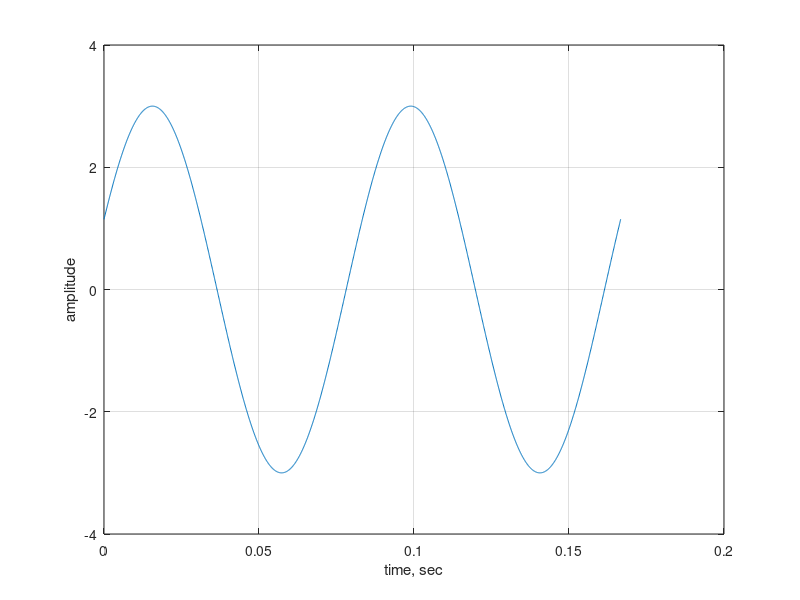
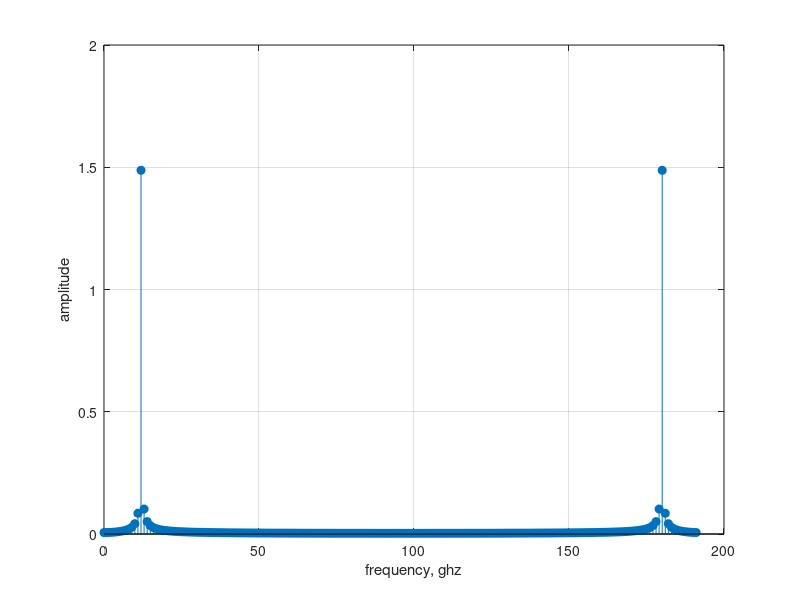
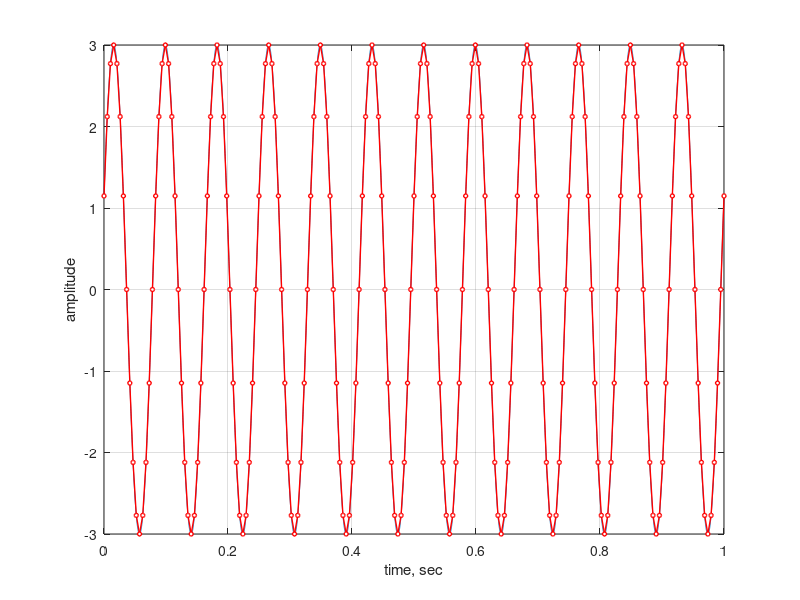

Source code (MATLAB) for these figures, in order: (Note: this script raises an error after producing the figures.)
A = 3; % амплитуда
f = 12; % частота (2п. МАКСИМАЛЬНАЯ ЧАСТОТА - 12)
phi = pi/8; % начальная фаза
T = 1/f; % период сигнала
t = 0 : T/1000 : 2*T; % шаг дискретизации
y = A * sin(2 * pi * f * t + phi); % сигнал

figure;
plot(t, y);
grid on;
xlabel('time, sec');
ylabel('amplitude');
ylim([-4, 4]);

% по теореме котельникова
% частота дискритизации в 2 раза больше частоты сигнала
% 12 * 2 = 24

Fd = f * 4 * 4;
%4
time = 1;
sd = 1/Fd; % шаг дискретизации (шаг дискретизации)
vt = 0 : sd : time; % (вектор времени для отсчетов)
n = length(vt); % кол-во отсчетов

ydis = A * sin(2 * pi * f * vt + phi);
fprintf('4)' , n);

%5
fur = fft(ydis);
df  = Fd / n;
memoryb = n * 4; %float

f_os = (0:n-1) * df; % ось частот
figure;
stem(f_os, abs(fur)/n, "filled");
grid on;
xlabel('frequency, ghz');
ylabel('amplitude');

%6
t_aft = 0 : 0.0001 : 1;
y_aft = A * sin(2 * pi * f * t_aft + phi);
figure;
plot(t_aft, y_aft); hold on; % 2 графика на 1 окне
plot(vt, ydis, 'ro-', 'LineWidth', 1, 'MarkerSize', 3, 'MarkerFaceColor', 'w');
grid on;

xlabel('time, sec');
ylabel('amplitude');

%9
voicename = 'voice1.wav';
[y, Fs] = audioread(voicename);
fprintf('frequency sample = %d ghz\n', Fs);
fprintf('num of counts = %d\n', length(y));

%10

% 172800 / 3.6 = 48000 
% cходится

%11

y1 = downsample(y, 10); % берется каждый 10 элемент 
zvuk = audioplayer(y1, Fs/10); % уменьшение частоты дискретизации 
play(zvuk);
plot(y1);

%12

Y1 = fft(y);
P1 = abs(Y1(1 : length(y) / 2 + 1));
f1 = Fs * (0 : (length(y) / 2)) / length(y);

Y2 = fft(y1);
P2 = abs(Y2(1 : length(y1) / 2 + 1));
f2 = (Fs / 10) * (0 : (length(y1) / 2)) / length(y1);

figure;

subplot(2,1,1);
plot(f1, P1);
title('original');
xlabel('frequency, hz');
ylabel('magnitude');
grid on;

subplot(2,1,2);
plot(f2, P2, 'm');
title('after');
xlabel('frequency, hz');
ylabel('magnitude');
grid on;

%13

t13 = 0 : T / 1000 : T * 2;
yclean = A * sin(2 * pi * f * t13 + phi);
figure;

for okrug = 3:6;
    maxvalue = 2 ^ okrug - 1;
    yqual = round((yclean + A) / (A * 2) * maxvalue) / maxvalue * A * 2 - A;
    Y = fft(yqual);
    P = abs(Y(1 : floor(length(yqual) / 2) + 1));
    error = mean(abs(yclean - yqual));
    fprintf('razryzdnost %d bit, max value = %d, err = %.5d\n', okrug, maxvalue, error);

    aa = okrug - 2;
    subplot(4, 1, aa);
    plot(P);
    ylabel('P');
    grid on;
end;
xlabel('num of counts');
